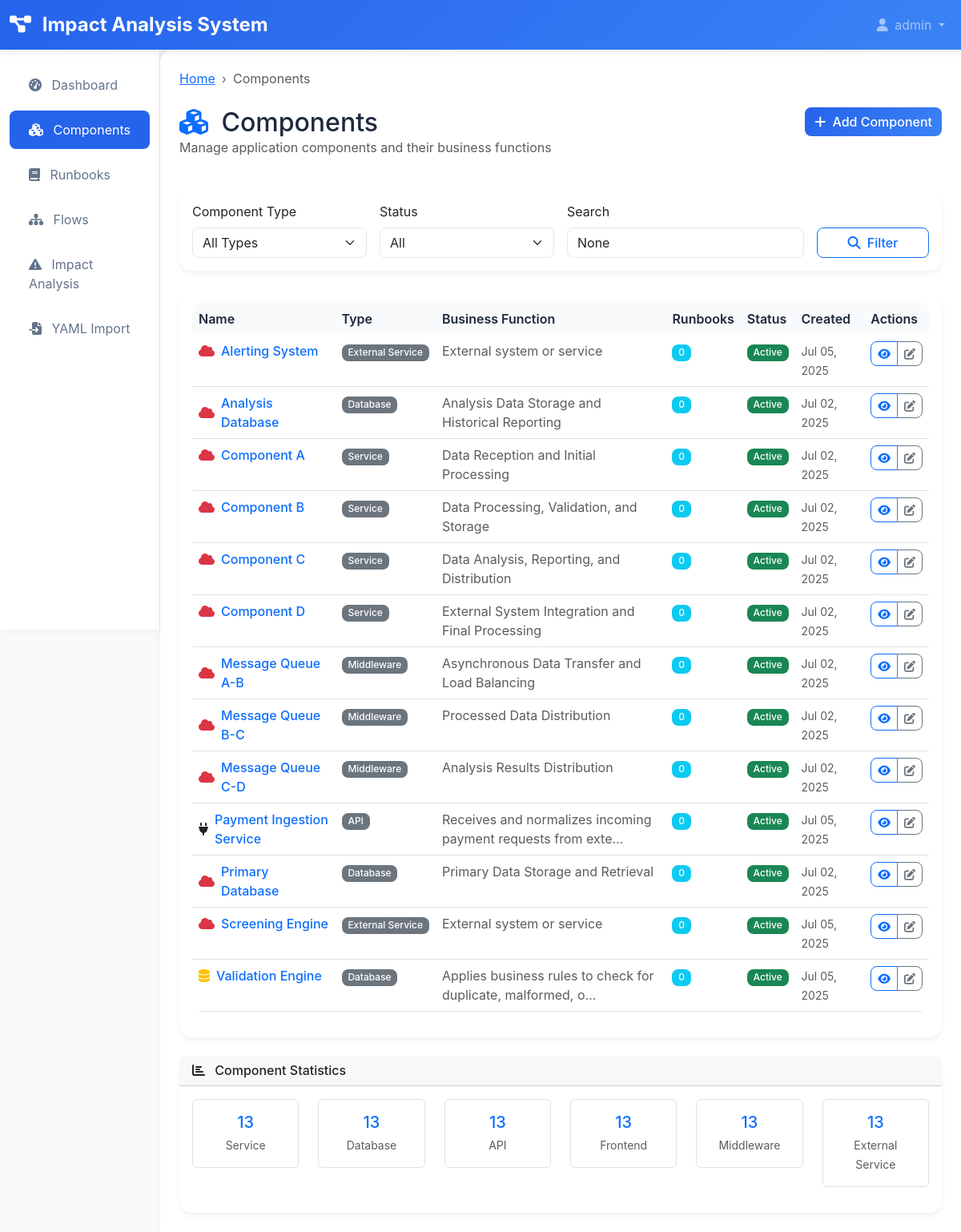
The page /components/ (signed in) on the database its author committed.
### core/models.py (models this page shows, shortened)
class BaseModel(models.Model):
    id = models.UUIDField(primary_key=True, default=uuid.uuid4, editable=False)
    created_at = models.DateTimeField(auto_now_add=True)
    updated_at = models.DateTimeField(auto_now=True)
    created_by = models.ForeignKey(
        User,
        on_delete=models.SET_NULL,
        null=True,
        blank=True,
        related_name='%(class)s_created'
    )
    class Meta:
        abstract = True

class Component(BaseModel):
    COMPONENT_TYPES = [
        ('service', 'Service'),
        ('database', 'Database'),
        ('api', 'API'),
        ('frontend', 'Frontend'),
        ('middleware', 'Middleware'),
        ('external_service', 'External Service'),
    ]
    name = models.CharField(max_length=255, help_text="Component name")
    description = models.TextField(blank=True, help_text="Component description")
    business_function = models.TextField(help_text="Business function description")
    component_type = models.CharField(
        max_length=50,
        choices=COMPONENT_TYPES,
        help_text="Type of component"
    )
    owned_by = models.CharField(
        max_length=255,
        blank=True,
        help_text="Team or organization that owns this component"
    )
    kpis = models.JSONField(
        default=list,
        blank=True,
        help_text="Key Performance Indicators for this component"
    )
    metadata = models.JSONField(
        default=dict,
        blank=True,
        help_text="Additional metadata as JSON"
    )
    is_active = models.BooleanField(default=True, help_text="Whether component is active")
    class Meta:
        ordering = ['name']
        indexes = [
            models.Index(fields=['component_type']),
            models.Index(fields=['is_active']),
        ]
    @property
    def runbook_count(self):
        return self.runbooks.count()

### frontend/views.py (the view)
# urls.py: path('components/', views.component_list, name='component_list'),
@login_required
def component_list(request):
    components = Component.objects.all()
    component_type = request.GET.get('type')
    if component_type:
        components = components.filter(component_type=component_type)
    is_active = request.GET.get('active')
    if is_active:
        components = components.filter(is_active=is_active.lower() == 'true')
    search = request.GET.get('search')
    if search:
        components = components.filter(
            Q(name__icontains=search) |
            Q(description__icontains=search) |
            Q(business_function__icontains=search)
        )
    paginator = Paginator(components, 20)
    page_number = request.GET.get('page')
    page_obj = paginator.get_page(page_number)
    context = {
        'page_obj': page_obj,
        'component_types': Component.COMPONENT_TYPES,
        'current_filters': {
            'type': component_type,
            'active': is_active,
            'search': search,
        }
    }
    return render(request, 'frontend/component_list.html', context)

### templates/frontend/component_list.html (shortened to what this page needs)
{% extends 'frontend/base.html' %}
{% block breadcrumb_items %}
    <li class="breadcrumb-item active">Components</li>
{% endblock %}
{% block content %}
<div class="row mb-4">
    <div class="col-md-8">
        <h1 class="h2 mb-0">
            <i class="fas fa-cubes me-2 text-primary"></i>
            Components
        </h1>
        <p class="text-muted">Manage application components and their business functions</p>
    </div>
    <div class="col-md-4 text-end">
        <a href="{% url 'frontend:component_add' %}" class="btn btn-primary">
            <i class="fas fa-plus me-1"></i>
            Add Component
        </a>
    </div>
</div>
<div class="card mb-4">
    <div class="card-body">
        <form method="get" class="row g-3">
            <div class="col-md-3">
                <label class="form-label">Component Type</label>
                <select name="type" class="form-select">
                    <option value="">All Types</option>
                </select>
            </div>
            <div class="col-md-3">
                <label class="form-label">Status</label>
                <select name="active" class="form-select">
                    <option value="">All</option>
                </select>
            </div>
            <div class="col-md-4">
                <label class="form-label">Search</label>
                <input type="text" name="search" class="form-control"
                       placeholder="Search components..." value="{{ current_filters.search }}">
            </div>
            <div class="col-md-2">
                <label class="form-label">&nbsp;</label>
                <div class="d-grid">
                    <button type="submit" class="btn btn-outline-primary">
                        <i class="fas fa-search me-1"></i>
                        Filter
                    </button>
                </div>
            </div>
        </form>
    </div>
</div>
<div class="card">
    <div class="card-body">
        {% if page_obj %}
            <div class="table-responsive">
                <table class="table table-hover">
                    <thead>
                        <tr>
                            <th>Name</th>
                            <th>Type</th>
                            <th>Business Function</th>
                            <th>Runbooks</th>
                            <th>Status</th>
                            <th>Created</th>
                            <th>Actions</th>
                        </tr>
                    </thead>
                    <tbody>
                        {% for component in page_obj %}
                            <tr>
                                <td>
                                    <div class="d-flex align-items-center">
                                        <div class="me-2">
                                            {% if component.component_type == 'service' %}
                                                <i class="fas fa-server text-success"></i>
                                            {% elif component.component_type == 'database' %}
                                                <i class="fas fa-database text-warning"></i>
                                            {% elif component.component_type == 'api' %}
                                                <i class="fas fa-plug text-purple"></i>
                                            {% elif component.component_type == 'frontend' %}
                                                <i class="fas fa-desktop text-info"></i>
                                            {% elif component.component_type == 'middleware' %}
                                                <i class="fas fa-layer-group text-orange"></i>
                                            {% else %}
                                                <i class="fas fa-cloud text-danger"></i>
                                            {% endif %}
                                        </div>
                                        <div>
                                            <a href="{% url 'frontend:component_detail' component.pk %}"
                                               class="text-decoration-none fw-medium">
                                                {{ component.name }}
                                            </a>
                                        </div>
                                    </div>
                                </td>
                                <td>
                                    <span class="badge bg-secondary">{{ component.get_component_type_display }}</span>
                                </td>
                                <td>
                                    <span class="text-muted">
                                        {{ component.business_function|truncatechars:60 }}
                                    </span>
                                </td>
                                <td>
                                    <span class="badge bg-info">{{ component.runbook_count }}</span>
                                </td>
                                <td>
                                    {% if component.is_active %}
                                        <span class="badge bg-success">Active</span>
                                    {% else %}
                                        <span class="badge bg-secondary">Inactive</span>
                                    {% endif %}
                                </td>
                                <td>
                                    <small class="text-muted">{{ component.created_at|date:"M d, Y" }}</small>
                                </td>
                                <td>
                                    <div class="btn-group btn-group-sm">
                                        <a href="{% url 'frontend:component_detail' component.pk %}" class="btn btn-outline-primary" title="View">
                                            <i class="fas fa-eye"></i>
                                        </a>
                                        <a href="{% url 'frontend:component_edit' component.pk %}" class="btn btn-outline-secondary" title="Edit">
                                            <i class="fas fa-edit"></i>
                                        </a>
                                    </div>
                                </td>
                            </tr>
                        {% endfor %}
                    </tbody>
                </table>
            </div>
        {% endif %}
    </div>
</div>
<div class="row mt-4">
    <div class="col-md-12">
        <div class="card">
            <div class="card-header">
                <h6 class="card-title mb-0">
                    <i class="fas fa-chart-bar me-2"></i>
                    Component Statistics
                </h6>
            </div>
            <div class="card-body">
                <div class="row text-center">
                    {% for type_value, type_label in component_types %}
                        <div class="col-md-2 mb-3">
                            <div class="border rounded p-3">
                                <h5 class="text-primary mb-1">
                                    {% with page_obj.object_list as components %}
                                        {{ components|length|default:0 }}
                                    {% endwith %}
                                </h5>
                                <small class="text-muted">{{ type_label }}</small>
                            </div>
                        </div>
                    {% endfor %}
                </div>
            </div>
        </div>
    </div>
</div>
{% endblock %}

### templates/frontend/base.html (shortened to what this page needs)
<!DOCTYPE html>
<html lang="en">
<head>
    <link href="https://cdn.jsdelivr.net/npm/bootstrap@5.3.0/dist/css/bootstrap.min.css" rel="stylesheet">
    <link href="https://cdnjs.cloudflare.com/ajax/libs/font-awesome/6.4.0/css/all.min.css" rel="stylesheet">
    <link rel="stylesheet" href="https://cdnjs.cloudflare.com/ajax/libs/codemirror/5.65.2/codemirror.min.css">
    <link rel="stylesheet" href="https://cdnjs.cloudflare.com/ajax/libs/codemirror/5.65.2/theme/monokai.min.css">
</head>
<body>
    <nav class="navbar navbar-expand-lg navbar-dark">
        <div class="container-fluid">
            <a class="navbar-brand" href="{% url 'frontend:dashboard' %}">
                <i class="fas fa-project-diagram me-2"></i>
                Impact Analysis System
            </a>
            <div class="collapse navbar-collapse" id="navbarNav">
                <ul class="navbar-nav ms-auto">
                    <li class="nav-item dropdown">
                        <a class="nav-link dropdown-toggle" href="#" id="navbarDropdown" role="button" data-bs-toggle="dropdown">
                            <i class="fas fa-user me-1"></i>
                            {{ user.username }}
                        </a>
                    </li>
                </ul>
            </div>
        </div>
    </nav>
    <div class="container-fluid">
        <div class="row">
            <div class="col-md-3 col-lg-2 px-0">
                <div class="sidebar">
                    <nav class="nav flex-column py-3">
                        <a class="nav-link {% if request.resolver_match.url_name == 'dashboard' %}active{% endif %}"
                           href="{% url 'frontend:dashboard' %}">
                            <i class="fas fa-tachometer-alt me-2"></i>
                            Dashboard
                        </a>
                        <a class="nav-link {% if 'component' in request.resolver_match.url_name %}active{% endif %}"
                           href="{% url 'frontend:component_list' %}">
                            <i class="fas fa-cubes me-2"></i>
                            Components
                        </a>
                        <a class="nav-link {% if 'runbook' in request.resolver_match.url_name %}active{% endif %}"
                           href="{% url 'frontend:runbook_list' %}">
                            <i class="fas fa-book me-2"></i>
                            Runbooks
                        </a>
                        <a class="nav-link {% if 'flow' in request.resolver_match.url_name %}active{% endif %}"
                           href="{% url 'frontend:flow_list' %}">
                            <i class="fas fa-sitemap me-2"></i>
                            Flows
                        </a>
                        <a class="nav-link {% if 'impact' in request.resolver_match.url_name %}active{% endif %}"
                           href="{% url 'frontend:impact_analysis' %}">
                            <i class="fas fa-exclamation-triangle me-2"></i>
                            Impact Analysis
                        </a>
                        <a class="nav-link {% if 'yaml' in request.resolver_match.url_name %}active{% endif %}"
                           href="{% url 'frontend:yaml_import' %}">
                            <i class="fas fa-file-import me-2"></i>
                            YAML Import
                        </a>
                    </nav>
                </div>
            </div>
            <div class="col-md-9 col-lg-10 px-0">
                <div class="main-content p-4">
                    {% block breadcrumb %}
                    <nav aria-label="breadcrumb" class="mb-4">
                        <ol class="breadcrumb">
                            <li class="breadcrumb-item"><a href="{% url 'frontend:dashboard' %}">Home</a></li>
                            {% block breadcrumb_items %}{% endblock %}
                        </ol>
                    </nav>
                    {% endblock %}
                    {% block content %}{% endblock %}
                </div>
            </div>
        </div>
    </div>
</body>
</html>

### rows shown on the page
Component: name "Alerting System", component_type "External Service", business_function "External system or service", runbook_count "0", is_active "Active", created_at "Jul 05, 2025"
Component: name "Analysis Database", component_type "Database", business_function "Analysis Data Storage and Historical Reporting", runbook_count "0", is_active "Active", created_at "Jul 02, 2025"
Component: name "Component A", component_type "Service", business_function "Data Reception and Initial Processing", runbook_count "0", is_active "Active", created_at "Jul 02, 2025"
Component: name "Component B", component_type "Service", business_function "Data Processing, Validation, and Storage", runbook_count "0", is_active "Active", created_at "Jul 02, 2025"
Component: name "Component C", component_type "Service", business_function "Data Analysis, Reporting, and Distribution", runbook_count "0", is_active "Active", created_at "Jul 02, 2025"
Component: name "Component D", component_type "Service", business_function "External System Integration and Final Processing", runbook_count "0", is_active "Active", created_at "Jul 02, 2025"
Component: name "Message Queue A-B", component_type "Middleware", business_function "Asynchronous Data Transfer and Load Balancing", runbook_count "0", is_active "Active", created_at "Jul 02, 2025"
Component: name "Message Queue B-C", component_type "Middleware", business_function "Processed Data Distribution", runbook_count "0", is_active "Active", created_at "Jul 02, 2025"
Component: name "Message Queue C-D", component_type "Middleware", business_function "Analysis Results Distribution", runbook_count "0", is_active "Active", created_at "Jul 02, 2025"
Component: name "Payment Ingestion Service", component_type "API", business_function "Receives and normalizes incoming payment requests from exte…", runbook_count "0", is_active "Active", created_at "Jul 05, 2025"
Component: name "Primary Database", component_type "Database", business_function "Primary Data Storage and Retrieval", runbook_count "0", is_active "Active", created_at "Jul 02, 2025"
Component: name "Screening Engine", component_type "External Service", business_function "External system or service", runbook_count "0", is_active "Active", created_at "Jul 05, 2025"
Component: name "Validation Engine", component_type "Database", business_function "Applies business rules to check for duplicate, malformed, o…", runbook_count "0", is_active "Active", created_at "Jul 05, 2025"

### other values the page prints
{{ user.username }} "admin"
{{ components|length|default:0 }} "13" "13" "13" "13" "13" "13"
{{ type_label }} "Service" "Database" "API" "Frontend" "Middleware" "External Service"
